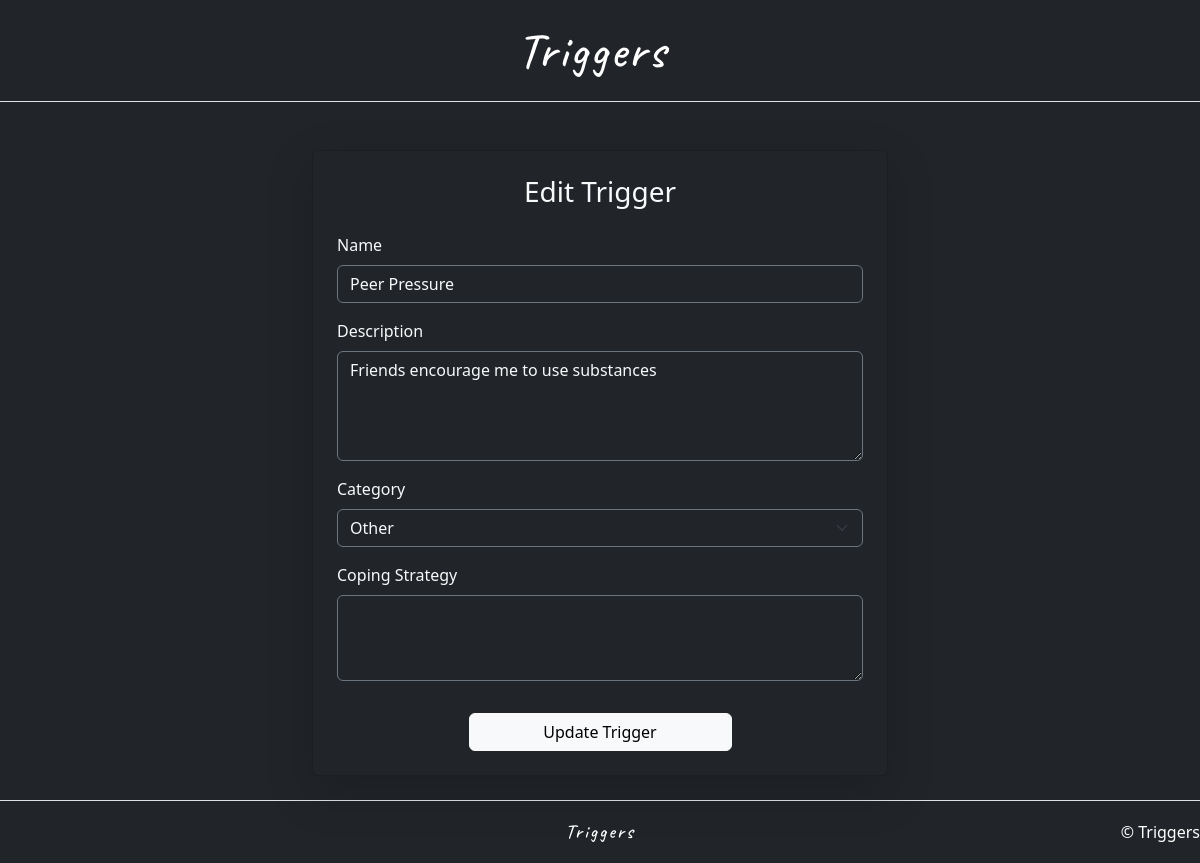
/edit_trigger/4/ (signed in), run on the app's committed database.
### triggers/models.py (models this page shows, shortened)
class Trigger(models.Model):
    CATEGORY_CHOICES = [
        ('Emotional','Emotional'),
        ('Environmental','Environmental'),
        ('Physical','Physical'),
        ('Psychological','Psychological'),
        ('Other','Other'),
    ]
    user = models.ForeignKey(User,on_delete=models.CASCADE)
    name = models.CharField(max_length=100)
    description = models.TextField(blank=False)
    category = models.CharField(max_length=50,choices=CATEGORY_CHOICES,blank=False)
    coping_strategy = models.TextField(blank=True)
    date_logged = models.DateTimeField(auto_now_add=True)

### triggers/views.py (the view)
# urls.py: path('edit_trigger/<int:trigger_id>/', views.edit_trigger, name='edit_trigger'),
@login_required
def edit_trigger(request,trigger_id):
    trigger = get_object_or_404(Trigger,id=trigger_id,user=request.user) #Fetch Trigger object from db
    if request.method == 'POST':
        form = TriggerForm(request.POST,instance = trigger)
        if form.is_valid():
            form.save()
            messages.success(request, 'Trigger updated successfully.')
            return redirect('view_triggers')
    else:
        form = TriggerForm(instance=trigger)
    return render(request, 'triggers/add_trigger.html', {'form': form, 'edit': True, 'trigger':trigger})

### triggers/forms.py
class TriggerForm(forms.ModelForm):
    class Meta:
        model = Trigger
        fields = ["name","description","category","coping_strategy"]

### triggers/templates/triggers/add_trigger.html (shortened to what this page needs)
{% extends "base.html" %}
{% load static %}
{% block content %}
<div class="container mt-5" style="max-width: 600px;">
  <div class="card bg-dark text-light p-4 shadow-lg">
    <h3 class="text-center mb-4">
      {% if edit %}
        Edit Trigger
      {% else %}
        Add New Trigger
      {% endif %}
    </h3>
    <form method="POST">
      <div class="mb-3">
        <label for="name" class="form-label">Name</label>
        <input type="text" name="name" id="name"
               class="form-control bg-dark text-light border-secondary"
               value="{{ form.name.value|default_if_none:'' }}" required>
      </div>
      <div class="mb-3">
        <label for="description" class="form-label">Description</label>
        <textarea name="description" id="description" rows="4"
                  class="form-control bg-dark text-light border-secondary" required>{{ form.description.value|default_if_none:'' }}</textarea>
      </div>
      <div class="mb-3">
        <label for="category" class="form-label">Category</label>
        <select name="category" id="category"
                class="form-select bg-dark text-light border-secondary" required>
          {% for val, label in form.fields.category.choices %}
            <option value="{{ val }}" {% if form.category.value == val %}selected{% endif %}>
              {{ label }}
            </option>
          {% endfor %}
        </select>
      </div>
      <div class="mb-3">
        <label for="coping_strategy" class="form-label">Coping Strategy</label>
        <textarea name="coping_strategy" id="coping_strategy" rows="3"
                  class="form-control bg-dark text-light border-secondary">{{ form.coping_strategy.value|default_if_none:'' }}</textarea>
      </div>
      <div class="text-center">
        <button type="submit" class="btn btn-light mt-3 w-50">
          {% if edit %}
            Update Trigger
          {% else %}
            Save Trigger
          {% endif %}
        </button>
      </div>
    </form>
  </div>
</div>
{% endblock %}

### addiction_trigger_journal/static/css/style.css (style rules this page uses)
html,body { height: 100%; margin: 0; }
body { display: flex; flex-direction: column; min-height: 100vh; }
.container { flex:1; }

### data on the page
Trigger: name "Peer Pressure", description "Friends encourage me to use substances", category "Other"
